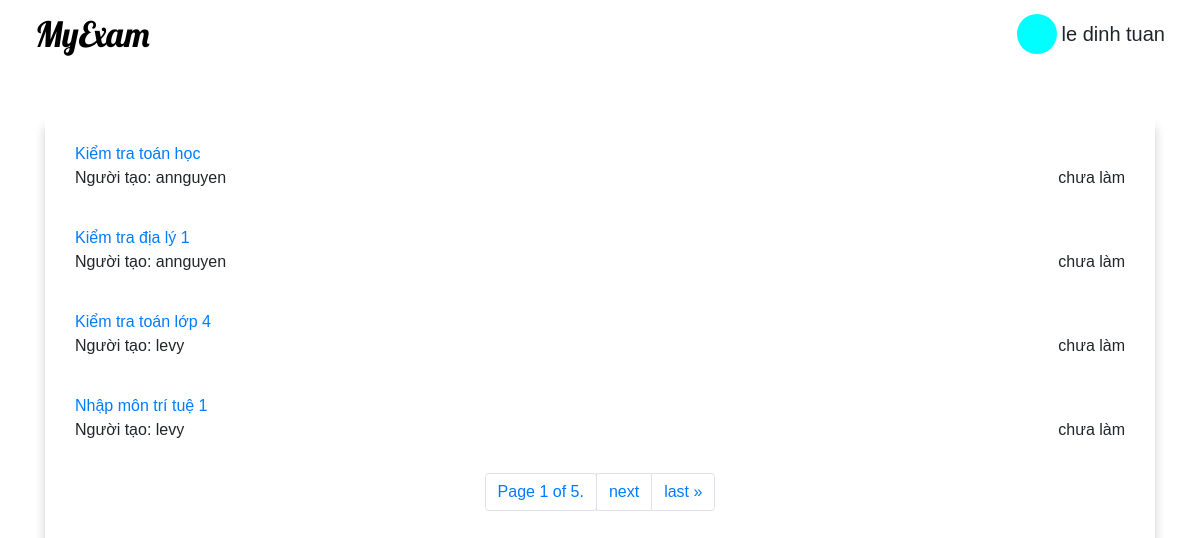
The app's page /home/user=letuan/ with its own data.
### home/models.py (models this page shows, shortened)
class Exam(models.Model):
    key = models.ForeignKey( User ,on_delete = models.CASCADE)
    examName = models.CharField(max_length= 200, default= "")
    dateCreate = models.DateField(default = datetime.now,blank = True, editable = False)

### home/views.py (the view)
# urls.py: 2. Add a URL to urlpatterns:  path('', views.home, name='home')
def home(request,username):
    user = User.objects.get(username = username)
    exams = Exam.objects.exclude(key = user)
    exams_context = []
    for exam in exams:
        creator = exam.key
        score_obj = []
        for score in Point.objects.filter(key1 = user,key2 = exam):
            score_obj.append(score)
        score = None
        if score_obj ==[]:
            score = "chưa làm"
        else:
            scores = []
            for item in score_obj:
                scores.append(item.point)
            score = max(scores)
        exams_context.append({
            "user_name":creator.username,
            "exam":exam.examName,
            "score":score,
        })
    paginator = Paginator(exams_context, 4) # Show 25 contacts per page.
    page_number = request.GET.get('page')
    page_obj = paginator.get_page(page_number)
    context = {
        "user":user,
        "page_obj" : page_obj,
    }
    return render(request,'home/home.html',{"context":context})

### home/templates/home/home.html (shortened to what this page needs)
{% extends 'home/base/base-home.html'%}
{% block name %}
{{ context.user.first_name }} {{ context.user.last_name }}
{% endblock %}
{% block my-home %}
    {% url 'home' context.user.username %}
{% endblock %}
{% block content %}
    <div class="container">
        <div class="test-section mt-5">
            {% for exam in context.page_obj %}
            <div class="test-component">
                <a href="exam={{ exam.exam }}" class="test-name">{{exam.exam}}</a>
                <div class="test-info">
                    <p class="test-owner">Người tạo: {{exam.user_name}}</p>
                    <p class="test-date">{{exam.score}}</p>
                </div>
            </div>
            {% endfor %}
            <div class="pagination justify-content-center">
                <span class="current">
                    <li class="page-item">
                        <p class="page-link">Page {{ context.page_obj.number }} of {{ context.page_obj.paginator.num_pages }}.</p>
                    </li>
                </span>
                {% if context.page_obj.has_next %}
                    <li class="page-item">
                        <a class="page-link" href="?page={{ context.page_obj.next_page_number }}">next</a>
                    </li>
                    <li class="page-item">
                        <a class = "page-link" href="?page={{ context.page_obj.paginator.num_pages }}">last &raquo;</a>
                    </li>
                {% endif %}
            </div>
        </div>
    </div>
{% endblock %}

### home/static/home/css/style.css (style rules this page uses)
:root { --color-primary-light:#00e8e8; }
* { font-family: Arial, Helvetica, sans-serif; margin:0; padding:0; box-sizing: border-box; }
.test-section { padding: 20px; box-shadow: 0px 10px 10px rgba(0,0,0,.2); }
.test-component { margin-bottom: 10px; padding: 5px 10px; }
.test-info { display:flex; justify-content: space-between; }

### records on screen
Exam: exam "Kiểm tra toán học"
Exam: exam "Kiểm tra địa lý 1"
Exam: exam "Kiểm tra toán lớp 4"
Exam: exam "Nhập môn trí tuệ 1"

### other values on screen
{{ context.user.first_name }} "le dinh"
{{ context.user.last_name }} "tuan"
{{ exam.user_name }} "annguyen" "annguyen" "levy" "levy"
{{ exam.score }} "chưa làm" "chưa làm" "chưa làm" "chưa làm"
{{ context.page_obj.number }} "1"
{{ context.page_obj.paginator.num_pages }} "5"
